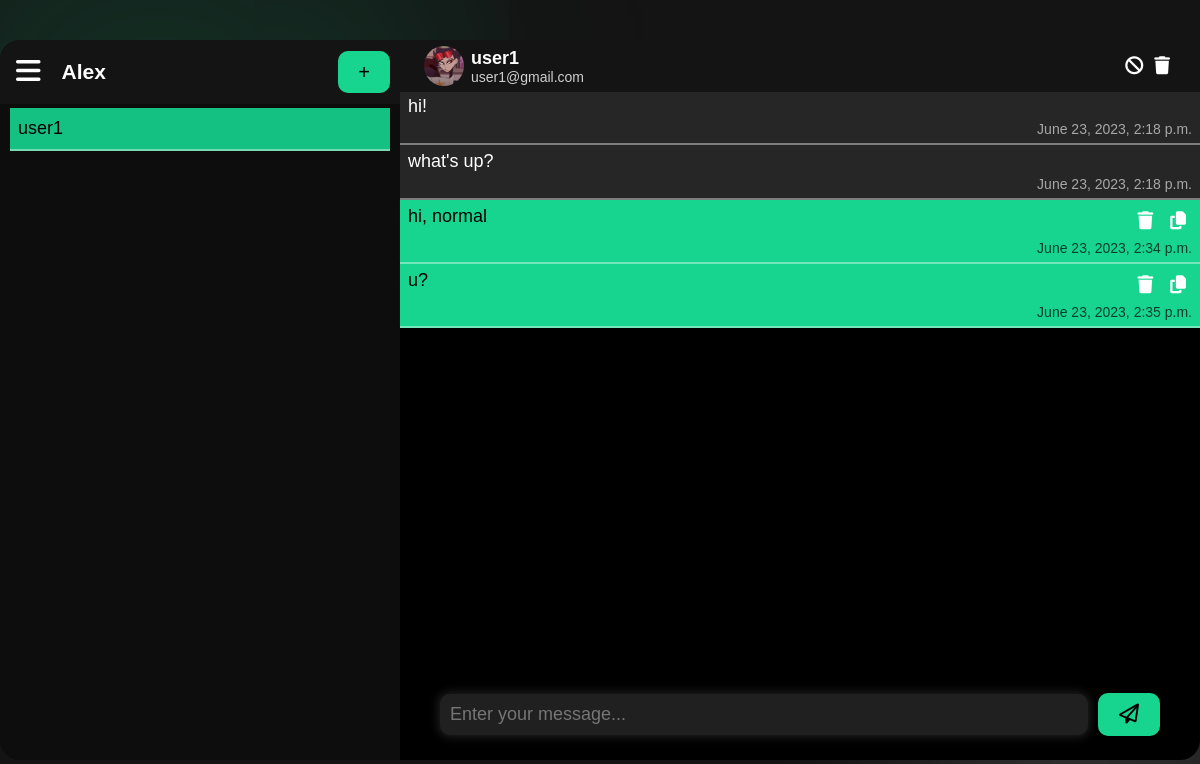
The page /chats/Alex-user1 (signed in) on the database its author committed.
### base/models.py (models this page shows, shortened)
class Chat(models.Model):
   user1 = models.ForeignKey(User, on_delete=models.CASCADE, related_name='user1')
   user2 = models.ForeignKey(User, on_delete=models.CASCADE, related_name='user2')
   slug = models.CharField(max_length=100, unique=True)

class Profile(models.Model):
   user = models.ForeignKey(User, on_delete=models.CASCADE, related_name='user')
   image = models.ImageField(upload_to='profile',
                             validators=[FileExtensionValidator(allowed_extensions=['jpg', 'png', 'svg', 'gif'])],
                             default='/profile/default_profile.jpg')
   about = models.TextField(blank=True, max_length=100)
   blocked_users = models.ManyToManyField(User, blank=True, related_name='blocked_users')
   def __str__(self):
       return self.user.username

class Message(models.Model):
   chat = models.ForeignKey(Chat, on_delete=models.SET_NULL, null=True)
   user = models.ForeignKey(User, on_delete=models.CASCADE)
   message = models.TextField(max_length=10000)
   created = models.DateTimeField(auto_now_add=True)
   updated = models.DateTimeField(auto_now=True)

### base/views/chat.py (the view, shortened to what this page needs)
# urls.py: path('chats/<str:slug>', chat.chat, name='chat'),
@login_required(login_url='base:sign-in')
def chat(request, slug):
   type = 'chat'
   one_chat = Chat.objects.get(slug=slug)
   if request.user == one_chat.user2:
      profile_user2 = Profile.objects.get(user=one_chat.user1)
   else:
      profile_user2 = Profile.objects.get(user=one_chat.user2)
   messages = Message.objects.filter(chat=one_chat)
   chats = Chat.objects.filter(Q(user1 =request.user) | Q(user2=request.user))
   print(profile_user2, profile_user2.image, profile_user2.user.username)
   context = {
      'type': type,
      'one_chat': one_chat,
      'profile_user2': profile_user2,
      'texts': messages,
      'chats': chats,
   }
   return render(request, 'base/Chat.html', context)

### base/templates/base/Chat.html (shortened to what this page needs)
{% include 'main.html' %}
{% load static  %}
{% block title %}
<link rel="stylesheet" href="{% static 'css/auth.css' %}">
<link rel="stylesheet" href="{% static 'css/chat.css' %}">
{% endblock title %}
{% block content %}
<div class="pre__form">
   <div class="form">
      <div class="form__left">
         <div class="form__left__header">
            <div class="header__left">
               <div class="icon show__menu" >
                  <i class="fa-solid fa-bars"></i>
               </div>
               <h3>{{request.user.username}}</h3>
            </div>
            <div class="header__center">
              <a href="{% url 'base:create-chat' %}" class="btn">+ </a>
            </div>
         </div>
         <div class="form__left__chats">
            {% for chat in chats %}
            <a
               class="chat"
               href="{% url 'base:chat' chat.slug %}"
               {% if one_chat %}
                  {% if chat.slug ==  one_chat.slug %}
                     style ="   background-color: rgb(23, 213, 143, .9);color: black ;"
                  {% endif %}
               {% endif %}
            >
               {% if request.user == chat.user1 %}
               {{ chat.user2.username }}
               {% else %}
               {{ chat.user1.username }}
               {% endif %}
            </a>
            {% endfor %}
         </div>
      </div>
      <div class="form__right">
         {% if type == 'create' %}
            <form action="" method="POST" class="create_new_chate">
               {% csrf_token %}
               <input
                  type="email"
                  name="email"
                  placeholder="Enter user email..."
                  required>
               <button class="btn" type="submit">Create<button>
            </form>
         {% elif type == 'chat' %}
        <div class="pre__messages">
         <div class="pre__messages__header">
            <div class="pre__messages__header__left">
               {% if request.user == one_chat.user1 %}
               <img src="/static/media/{{profile_user2.image}}" alt="{{profile_user2.image}}">
               <section class="data">
                  <b>{{one_chat.user2.username}}</b>
                  <p>{{one_chat.user2.email}}</p>
               </section>
               {% else %}
               <img src="/static/media/{{profile_user2.image}}" alt="{{profile_user2.image}}">
               <section class="data">
                  <b>{{one_chat.user1.username}}</b>
                  <p>{{one_chat.user1.email}}</p>
               </section>
               {% endif %}
            </div>
            <div class="pre__messages__header__right">
               <i class="fa-solid fa-ban"></i>
               <a
                     class="fa-solid fa-trash icon"
                     href="{% url 'base:chat-delete' one_chat.slug %}"
                  ></a>
            </div>
         </div>
         <div class="messages">
            {% if texts|length != 0 %}
            {% for message in texts %}
               <div
               class="mess"
               {% if message.user == request.user %}
                  style="background-color: rgba(23, 213, 143, 1); color: black;"
               {% endif %}
            >
            <div class="mess__content">
               <p class="text_for_copy">{{message.message}}</p>
               {% if message.user == request.user %}
               <p>
                  <a
                     class="fa-solid fa-trash icon"
                     href="{% url 'base:message-delete' one_chat.slug message.id %}"
                  ></a>
                  <a class="fa-solid fa-copy icon copy" ></a>
               </p>
               {% endif %}
            </div>
            <p
            class="mess_time"
            {% if message.user == request.user %}
               style="color: rgb(0,0,0,.7)"
            {% endif %}
            >{{ message.updated }}</p>
            </div>
            {% endfor %}
            {% else %}
            <div class="notFound">
               <h2>Messages Not Found</h2>
               <i class="fa-solid fa-comment-slash"></i>
            </div>
            {% endif %}
         </div>
         <form action="" method="POST" class="pre__messages__form">
             <input
               type="text"
               name="message"
               placeholder="Enter your message..."
               required
               />
               <button type="submit" class="btn">
                  <i class="fa-regular fa-paper-plane"></i>
               </button>
         </form>
        </div>
         {% endif %}
      </div>
   </div>
</div>
{% endblock content %}

### static/css/main.css (style rules this page uses)
* { box-sizing: border-box; padding: 0; margin: 0; text-decoration: none; outline: none; background-color: transparent; border: none; }
body { background-color: #141414; color: white; font-family: 'Franklin Gothic Medium', 'Arial Narrow', Arial, sans-serif; overflow: hidden; font-size: 18px; position: relative; }
body::after { display: block; content: ''; width: 0px; height: 0px; background-color: rgba(23, 213, 143, 0.07); box-shadow: 0 0 250px 250px rgba(23, 213, 143, 0.15); border-radius: 100%; position: absolute; top: 20%; left: 15%; z-index: -10; }
body::before { display: block; content: ''; width: 0px; height: 0px; background-color: rgba(254,254,254,.1); box-shadow: 0 0 200px 150px rgba(254,254,254,.15); border-radius: 100%; position: absolute; bottom: 5%; right: 10%; z-index: -10; }
.btn { background-color: #17D58F; color: black; font-size: 20px; width: 100%; max-width: 200px; padding: 10px 20px; font-family: 'Franklin Gothic Medium', 'Arial Narrow', Arial, sans-serif; border-radius: 10px; cursor: pointer; transition: all .3s ease-in-out; }
input, textarea { padding:10px 10px; background-color: rgb(254,254,254,.07); color: aliceblue; font-size: 18px; border-radius: 10px; max-width: 400px; width: 100%; transition: all .3s ease-in-out; }
.messages { position: fixed; }

### static/css/auth.css (style rules this page uses)
.pre__form { display: flex; justify-content: center; align-items: center; flex-direction: column; width: 100%; min-height: 100vh; height: 100%; }
.form { display: flex; justify-content: center; align-items: center; width: 100%; max-width: 800px; background-color: black; border-radius: 20px; }
.form img { width: 50%; max-height: 90vh; border-radius: 20px 0 0 20px; filter: brightness(80%); }
.form form { display: flex; justify-content: center; align-items: center; width: 50%; flex-direction: column; gap: 10px; padding: 3% 5%; }

### rows shown on the page
Chat: user1.username "user1", user1.email "user1@gmail.com"
Profile: image (picture)
Message: message "hi!", updated "June 23, 2023, 2:18 p.m."
Message: message "what's up?", updated "June 23, 2023, 2:18 p.m."
Message: message "hi, normal", updated "June 23, 2023, 2:34 p.m."
Message: message "u?", updated "June 23, 2023, 2:35 p.m."

### other values the page prints
{{ request.user.username }} "Alex"
